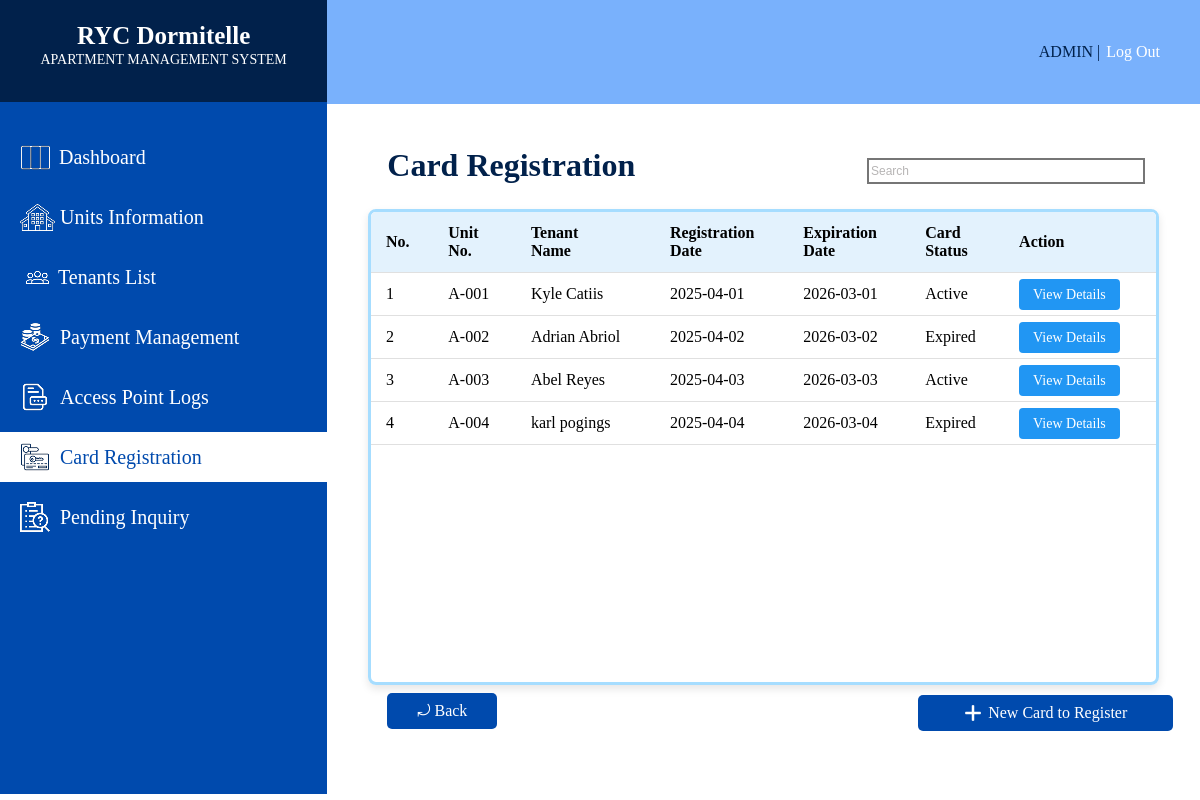
/CARDREGISTRATION.php, run on an earlier commit of the app's database.
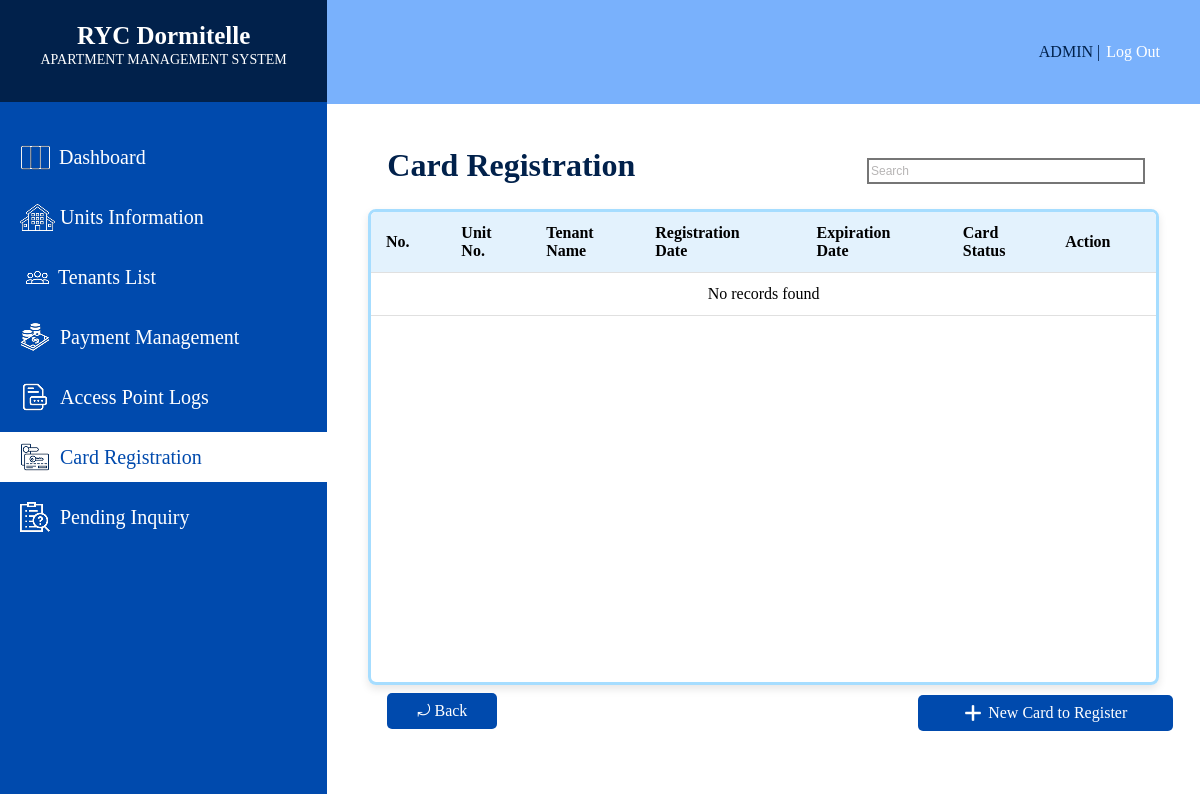
And on a later commit of the database.
### tables this page shows
CREATE TABLE `card_registration` (
  `card_no` varchar(15) NOT NULL,
  `unit_no` varchar(10) NOT NULL,
  `tenant_ID` varchar(12) NOT NULL,
  `registration_date` date NOT NULL,
  `card_expiry` date NOT NULL,
  `card_status` varchar(10) NOT NULL
);

CREATE TABLE `tenant_unit` (
  `tenant_ID` varchar(12) NOT NULL,
  `unit_no` varchar(10) NOT NULL,
  `start_date` date NOT NULL,
  `end_date` date NOT NULL,
  `occupant_count` smallint(2) NOT NULL,
  `deposit` mediumint(6) NOT NULL,
  `balance` mediumint(6) NOT NULL,
  `payment_due` varchar(30) NOT NULL,
  `billing_period` varchar(31) NOT NULL,
  `status` varchar(10) NOT NULL
);

CREATE TABLE `tenants` (
  `tenant_ID` varchar(12) NOT NULL,
  `tenant_name` varchar(15) NOT NULL,
  `contact_number` varchar(13) NOT NULL,
  `email` varchar(30) NOT NULL,
  `emergency_contact_name` varchar(25) NOT NULL,
  `emergency_contact_num` varchar(13) NOT NULL,
  `tenant_image` varchar(255) NOT NULL
);

### CARDREGISTRATION.php (the view, shortened to what this page needs)
<?php
$servername = "localhost";
$username = "root";
$password = "";
$dbname = "ryc_dormitelle";
$conn = new mysqli($servername, $username, $password, $dbname);
$sql = "SELECT tenant_unit.unit_no, tenants.tenant_name, registration_date, card_expiry, card_status
        FROM card_registration
        LEFT JOIN tenant_unit ON card_registration.tenant_ID = tenant_unit.tenant_ID
        INNER JOIN tenants ON tenant_unit.tenant_ID = tenants.tenant_ID";
$result = $conn->query($sql);
?>
<!DOCTYPE html>
<html lang="en">
<head>
</head>
<body>
    <div class="sideBar">
        <div class="systemTitle">
            <h1>RYC Dormitelle</h1>
            <p>APARTMENT MANAGEMENT SYSTEM</p>
        </div>
        <div class="sidebarContent">
            <div class="card">
                <a href="DASHBOARD.php" class="changeicon">
                    <img src="sidebarIcons/DashboardIconWht.png" alt="Dashboard Icon" class="DsidebarIcon" style="margin-right: 8px;">
                    Dashboard
                </a>
            </div>
            <div class="card">
                <a href="UNITSINFORMATION.php">
                    <img src="sidebarIcons/UnitsInfoIconWht.png" alt="Units Information Icon" class="UIsidebarIcon" style="margin-right: 5px;">
                    Units Information</a>
            </div>
            <div class="card">
                <a href="TENANTSLIST.php">
                    <img src="sidebarIcons/TenantsInfoIconWht.png" alt="Tenants Information Icon" class="THsidebarIcon" style="margin-right: 3px;">
                    Tenants List</a>
            </div>
            <div class="card">
                <a href="PAYMENTMANAGEMENT.php">
                    <img src="sidebarIcons/PaymentManagementIconWht.png" alt="Payment Management Icon" class="PMsidebarIcon" style="margin-right: 10px;">
                    Payment Management</a>
            </div>
            <div class="card">
                <a href="ACCESSPOINTLOGS.php">
                    <img src="sidebarIcons/AccesspointIconWht.png" alt="Access Point Logs Icon" class="APLsidebarIcon" style="margin-right: 10px;">
                    Access Point Logs</a>
            </div>
            <div class="card">
                <a href="CARDREGISTRATION.php" style="background-color: #FFFF; color: #004AAD;">
                    <img src="sidebarIcons/CardregisterIcon.png" alt="Card Registration Icon" class="CGsidebarIcon" style="margin-right: 10px;">
                    Card Registration</a>
            </div>
            <div class="card">
                <a href="PENDINGINQUIRY.php">
                    <img src="sidebarIcons/PendingInquiryIconWht.png" alt="Pending Inquiry Icon" class="PIsidebarIcon" style="margin-right: 10px;">
                    Pending Inquiry</a>
            </div>
        </div>
    </div>
        <div class="mainBody">
            <div class="header">
                <div class="headerContent">
                    <a href="ADMINPROFILE.php" class="adminTitle">ADMIN</a>
                    <p class="adminLogoutspace">&nbsp;|&nbsp;</p>
                    <a href="LOGIN.php" class="logOutbtn">Log Out</a>
                </div>
            </div>
            <div class="mainContent">
                <div class="tenantHistoryHead">
                    <h4>Card Registration</h4>
                    <input type="text" placeholder="Search" class="searbar">
                </div>
                <div class="table-container">
                    <div class="table-scroll">
                      <table>
                        <thead>
                          <tr>
                            <th>No.</th>
                            <th>Unit<br>No.</th>
                            <th>Tenant<br>Name</th>
                            <th>Registration<br>Date</th>
                            <th>Expiration<br>Date</th>
                            <th>Card<br>Status</th>
                            <th>Action</th>
                          </tr>
                        </thead>
                        <tbody>
                            <?php
                            if ($result->num_rows > 0) {
                                $count = 1;
                                while($row = $result->fetch_assoc()) {
                                    echo "<tr>";
                                    echo "<td>" . $count++ . "</td>";
                                    echo "<td>" . htmlspecialchars($row['unit_no']) . "</td>";
                                    echo "<td>" . htmlspecialchars($row['tenant_name']) . "</td>";
                                    echo "<td>" . htmlspecialchars($row['registration_date']) . "</td>";
                                    echo "<td>" . htmlspecialchars($row['card_expiry']) . "</td>";
                                    echo "<td>" . htmlspecialchars($row['card_status']) . "</td>";
                                    echo "<td><a href='CARDRENEWORDELETE.php' class='action-btn'>View Details</a></td>";
                                    echo "</tr>";
                                }
                            } else {
                                echo "<tr><td colspan='7' style='text-align:center;'>No records found</td></tr>";
                            }
                            ?>
                        </tbody>
                      </table>
                    </div>
                  </div>
            </div>
            <div class="footbtnContainer">
                <a href="DASHBOARD.php" class="backbtn">&#10558; Back</a>
                <a href="CARDREGISTER.php" class="addtenantbtn">
                    <img src="UnitsInfoIcons/pluswht.png" alt="Plus Sign" class="addtenantbtnIcon">
                    New Card to Register</a>
            </div>
        </div>
</body>
</html>

### CARDREGISTRATION.php (style rules this page uses)
body { display: flex; margin: 0; background-color: #FFFF; }
.sideBar { width: 450px; height: 100%; background-color: #01214B; }
.systemTitle { text-align: center; height: 10vh; padding-bottom: 5.3px; }
.systemTitle h1 { font-size: 25px; font-family: Inria Serif; align-items: center; position: relative; top: 5px; color: #FFFF; }
.systemTitle p { font-size: 14px; font-family: Inria Serif; position: relative; bottom: 10px; color: #FFFF; }
.sidebarContent { padding-top: 20px; height: 84vh; background-color: #004AAD; display: block; }
.card { width: 100%; height: 50px; display: flex; margin: 10px 0px 10px; align-items: center; justify-content: center; }
.card a { margin: auto 0px auto 0px; font-size: 20px; padding-left: 20px; font-weight: 500; display: flex; text-decoration: none; align-items: center; color: #01214B; height: 100%; width: 100%; background-color: #004AAD; color: white; }
.mainBody { width: 100vw; height: 100%; background-color: white; }
.header { height: 13vh; width: 100%; background-color: #79B1FC; display: flex; justify-content: end; align-items: center; }
.headerContent { margin-right: 40px; display: flex; justify-content: center; align-items: center; }
.adminTitle { font-size: 16px; color: #01214B; position: relative; text-decoration: none; }
.adminLogoutspace { font-size: 16px; color: #01214B; position: relative; text-decoration: none; }
.logOutbtn { font-size: 16px; color: #FFFF; position: relative; margin-left: 2px; text-decoration: none; }
.mainContent { height: 100%; width: 100%; margin: 0px auto; background-color: #FFFF; }
.tenantHistoryHead { display: flex; justify-content: space-between; width: 100%; align-items: center; }
.tenantHistoryHead h4 { color: #01214B; font-size: 32px; margin-left: 60px; height: 20px; align-items: center; }
.searbar { height: 20px; width: 270px; margin-right: 55px; border-style: solid; font-size: 12px; position: relative; top: 14px; }
::placeholder { color: #B7B5B5; opacity: 1; }
.table-container { width: 90%; margin: 0 auto; border: 3px solid #A6DDFF; border-radius: 8px; height: 470px; overflow: hidden; box-shadow: 0 4px 8px rgba(0,0,0,0.1); }
.table-scroll { max-height: 500px; overflow-y: auto; overflow-x: auto; scrollbar-width: none; }
table { width: 100%; border-collapse: collapse; border-color: #A6DDFF; background-color: white; }
th, td { padding: 12px 15px; text-align: left; border-bottom: 1px solid #e0e0e0; }
th { background-color: #e3f2fd; font-weight: bold; position: sticky; top: 0; z-index: 1; }
.footbtnContainer { width: 90%; height: 20px; margin-left: 60px; display: flex; position: relative; top: 38px; justify-content: space-between; align-items: center; }
.backbtn { height: 36px; width: 110px; position: relative; display: flex; align-items: center; justify-content: center; bottom: 22px; background-color: #004AAD; color: #FFFFFF; text-decoration: none; border-radius: 5px; }
.addtenantbtn { height: 36px; width: 255px; position: relative; display: flex; align-items: center; justify-content: center; bottom: 20px; background-color: #004AAD; color: #FFFFFF; text-decoration: none; border-radius: 5px; }
.addtenantbtnIcon { height: 20px; width: 20px; margin-right: 5px; }
.action-btn { background-color: #2196f3; color: white; border: none; padding: 8px 14px; border-radius: 4px; cursor: pointer; text-decoration: none; font-size: 14px; }

What changed in the data, as far as the page shows it:
removed card_registration: tenant_unit.unit_no "A-001", tenant_ID.tenant_name "Kyle Catiis", registration_date "2025-04-01", card_expiry "2026-03-01", card_status "Active"
removed card_registration: tenant_unit.unit_no "A-002", tenant_ID.tenant_name "Adrian Abriol", registration_date "2025-04-02", card_expiry "2026-03-02", card_status "Expired"
removed card_registration: tenant_unit.unit_no "A-003", tenant_ID.tenant_name "Abel Reyes", registration_date "2025-04-03", card_expiry "2026-03-03", card_status "Active"
removed card_registration: tenant_unit.unit_no "A-004", tenant_ID.tenant_name "karl pogings", registration_date "2025-04-04", card_expiry "2026-03-04", card_status "Expired"
Also different on the page:
text now shown: "No records found"
